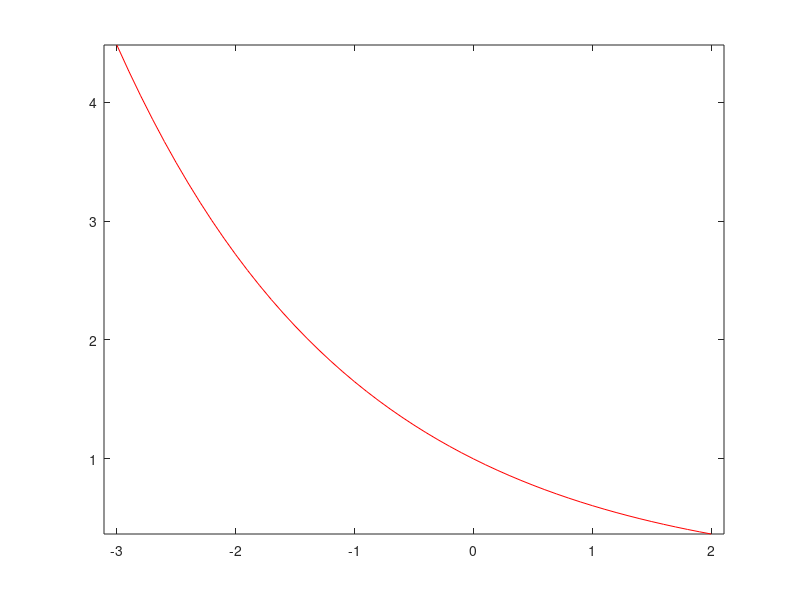

Write MATLAB code to recreate this figure.
clear ; close all; clc;

#plot([0, 0], [-3, 5], 'b-', [7, -5], [0, 0], 'b-');

#hold on;

X = [-3:0.1:2];
Q = -0.5;

plot(X, exp(Q*X), "r-");

axis("square", "equal");